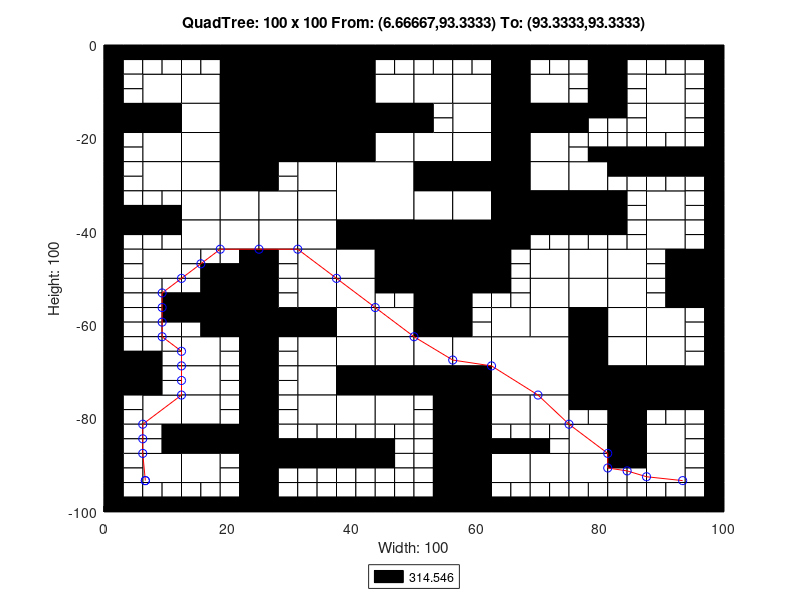

This chart was generated by the following MATLAB code:
axis([0 100 -100 0]);
title('QuadTree: 100 x 100 From: (6.66667,93.3333) To: (93.3333,93.3333)');
xlabel('Width: 100');
ylabel('Height: 100');
rectangle('Position',[25 -12.5 12.5 12.5], 'FaceColor',[0 0 0]);
rectangle('Position',[25 -25 12.5 12.5], 'FaceColor',[0 0 0]);
rectangle('Position',[37.5 -37.5 12.5 12.5], 'FaceColor',[1 1 1]);
rectangle('Position',[50 -50 12.5 12.5], 'FaceColor',[0 0 0]);
rectangle('Position',[62.5 -75 12.5 12.5], 'FaceColor',[1 1 1]);
rectangle('Position',[6.25 -12.5 6.25 6.25], 'FaceColor',[1 1 1]);
rectangle('Position',[18.75 -6.25 6.25 6.25], 'FaceColor',[0 0 0]);
rectangle('Position',[12.5 -12.5 6.25 6.25], 'FaceColor',[1 1 1]);
rectangle('Position',[18.75 -12.5 6.25 6.25], 'FaceColor',[0 0 0]);
rectangle('Position',[0 -18.75 6.25 6.25], 'FaceColor',[0 0 0]);
rectangle('Position',[6.25 -18.75 6.25 6.25], 'FaceColor',[0 0 0]);
rectangle('Position',[6.25 -25 6.25 6.25], 'FaceColor',[1 1 1]);
rectangle('Position',[12.5 -18.75 6.25 6.25], 'FaceColor',[1 1 1]);
rectangle('Position',[18.75 -18.75 6.25 6.25], 'FaceColor',[0 0 0]);
rectangle('Position',[12.5 -25 6.25 6.25], 'FaceColor',[1 1 1]);
rectangle('Position',[18.75 -25 6.25 6.25], 'FaceColor',[0 0 0]);
rectangle('Position',[37.5 -6.25 6.25 6.25], 'FaceColor',[0 0 0]);
rectangle('Position',[37.5 -12.5 6.25 6.25], 'FaceColor',[0 0 0]);
rectangle('Position',[43.75 -12.5 6.25 6.25], 'FaceColor',[1 1 1]);
rectangle('Position',[37.5 -18.75 6.25 6.25], 'FaceColor',[0 0 0]);
rectangle('Position',[43.75 -18.75 6.25 6.25], 'FaceColor',[0 0 0]);
rectangle('Position',[37.5 -25 6.25 6.25], 'FaceColor',[0 0 0]);
rectangle('Position',[43.75 -25 6.25 6.25], 'FaceColor',[1 1 1]);
rectangle('Position',[6.25 -31.25 6.25 6.25], 'FaceColor',[1 1 1]);
rectangle('Position',[12.5 -31.25 6.25 6.25], 'FaceColor',[1 1 1]);
rectangle('Position',[18.75 -31.25 6.25 6.25], 'FaceColor',[0 0 0]);
rectangle('Position',[12.5 -37.5 6.25 6.25], 'FaceColor',[1 1 1]);
rectangle('Position',[18.75 -37.5 6.25 6.25], 'FaceColor',[1 1 1]);
rectangle('Position',[6.25 -50 6.25 6.25], 'FaceColor',[1 1 1]);
rectangle('Position',[12.5 -43.75 6.25 6.25], 'FaceColor',[1 1 1]);
rectangle('Position',[18.75 -43.75 6.25 6.25], 'FaceColor',[1 1 1]);
rectangle('Position',[31.25 -31.25 6.25 6.25], 'FaceColor',[1 1 1]);
rectangle('Position',[25 -37.5 6.25 6.25], 'FaceColor',[1 1 1]);
rectangle('Position',[31.25 -37.5 6.25 6.25], 'FaceColor',[1 1 1]);
rectangle('Position',[25 -43.75 6.25 6.25], 'FaceColor',[1 1 1]);
rectangle('Position',[31.25 -43.75 6.25 6.25], 'FaceColor',[1 1 1]);
rectangle('Position',[31.25 -50 6.25 6.25], 'FaceColor',[1 1 1]);
rectangle('Position',[37.5 -43.75 6.25 6.25], 'FaceColor',[0 0 0]);
rectangle('Position',[43.75 -43.75 6.25 6.25], 'FaceColor',[0 0 0]);
rectangle('Position',[37.5 -50 6.25 6.25], 'FaceColor',[1 1 1]);
rectangle('Position',[43.75 -50 6.25 6.25], 'FaceColor',[0 0 0]);
rectangle('Position',[50 -12.5 6.25 6.25], 'FaceColor',[1 1 1]);
rectangle('Position',[56.25 -12.5 6.25 6.25], 'FaceColor',[1 1 1]);
rectangle('Position',[62.5 -6.25 6.25 6.25], 'FaceColor',[0 0 0]);
rectangle('Position',[62.5 -12.5 6.25 6.25], 'FaceColor',[0 0 0]);
rectangle('Position',[68.75 -12.5 6.25 6.25], 'FaceColor',[1 1 1]);
rectangle('Position',[56.25 -18.75 6.25 6.25], 'FaceColor',[1 1 1]);
rectangle('Position',[50 -25 6.25 6.25], 'FaceColor',[1 1 1]);
rectangle('Position',[56.25 -25 6.25 6.25], 'FaceColor',[1 1 1]);
rectangle('Position',[62.5 -18.75 6.25 6.25], 'FaceColor',[0 0 0]);
rectangle('Position',[68.75 -18.75 6.25 6.25], 'FaceColor',[0 0 0]);
rectangle('Position',[62.5 -25 6.25 6.25], 'FaceColor',[0 0 0]);
rectangle('Position',[68.75 -25 6.25 6.25], 'FaceColor',[1 1 1]);
rectangle('Position',[87.5 -12.5 6.25 6.25], 'FaceColor',[1 1 1]);
rectangle('Position',[87.5 -18.75 6.25 6.25], 'FaceColor',[1 1 1]);
rectangle('Position',[50 -31.25 6.25 6.25], 'FaceColor',[0 0 0]);
rectangle('Position',[56.25 -31.25 6.25 6.25], 'FaceColor',[0 0 0]);
rectangle('Position',[50 -37.5 6.25 6.25], 'FaceColor',[1 1 1]);
rectangle('Position',[56.25 -37.5 6.25 6.25], 'FaceColor',[1 1 1]);
rectangle('Position',[62.5 -31.25 6.25 6.25], 'FaceColor',[0 0 0]);
rectangle('Position',[68.75 -31.25 6.25 6.25], 'FaceColor',[1 1 1]);
rectangle('Position',[62.5 -37.5 6.25 6.25], 'FaceColor',[0 0 0]);
rectangle('Position',[68.75 -37.5 6.25 6.25], 'FaceColor',[0 0 0]);
rectangle('Position',[62.5 -43.75 6.25 6.25], 'FaceColor',[0 0 0]);
rectangle('Position',[68.75 -50 6.25 6.25], 'FaceColor',[1 1 1]);
rectangle('Position',[75 -31.25 6.25 6.25], 'FaceColor',[1 1 1]);
rectangle('Position',[75 -37.5 6.25 6.25], 'FaceColor',[0 0 0]);
rectangle('Position',[87.5 -37.5 6.25 6.25], 'FaceColor',[1 1 1]);
rectangle('Position',[75 -50 6.25 6.25], 'FaceColor',[1 1 1]);
rectangle('Position',[81.25 -50 6.25 6.25], 'FaceColor',[1 1 1]);
rectangle('Position',[87.5 -43.75 6.25 6.25], 'FaceColor',[1 1 1]);
rectangle('Position',[93.75 -50 6.25 6.25], 'FaceColor',[0 0 0]);
rectangle('Position',[18.75 -56.25 6.25 6.25], 'FaceColor',[0 0 0]);
rectangle('Position',[18.75 -62.5 6.25 6.25], 'FaceColor',[0 0 0]);
rectangle('Position',[0 -75 6.25 6.25], 'FaceColor',[0 0 0]);
rectangle('Position',[12.5 -68.75 6.25 6.25], 'FaceColor',[1 1 1]);
rectangle('Position',[12.5 -75 6.25 6.25], 'FaceColor',[1 1 1]);
rectangle('Position',[31.25 -56.25 6.25 6.25], 'FaceColor',[1 1 1]);
rectangle('Position',[25 -62.5 6.25 6.25], 'FaceColor',[0 0 0]);
rectangle('Position',[31.25 -62.5 6.25 6.25], 'FaceColor',[0 0 0]);
rectangle('Position',[37.5 -56.25 6.25 6.25], 'FaceColor',[1 1 1]);
rectangle('Position',[37.5 -62.5 6.25 6.25], 'FaceColor',[1 1 1]);
rectangle('Position',[43.75 -62.5 6.25 6.25], 'FaceColor',[1 1 1]);
rectangle('Position',[31.25 -68.75 6.25 6.25], 'FaceColor',[1 1 1]);
rectangle('Position',[31.25 -75 6.25 6.25], 'FaceColor',[1 1 1]);
rectangle('Position',[37.5 -68.75 6.25 6.25], 'FaceColor',[1 1 1]);
rectangle('Position',[43.75 -68.75 6.25 6.25], 'FaceColor',[1 1 1]);
rectangle('Position',[37.5 -75 6.25 6.25], 'FaceColor',[0 0 0]);
rectangle('Position',[43.75 -75 6.25 6.25], 'FaceColor',[0 0 0]);
rectangle('Position',[6.25 -81.25 6.25 6.25], 'FaceColor',[1 1 1]);
rectangle('Position',[12.5 -81.25 6.25 6.25], 'FaceColor',[1 1 1]);
rectangle('Position',[12.5 -87.5 6.25 6.25], 'FaceColor',[0 0 0]);
rectangle('Position',[18.75 -87.5 6.25 6.25], 'FaceColor',[0 0 0]);
rectangle('Position',[6.25 -93.75 6.25 6.25], 'FaceColor',[1 1 1]);
rectangle('Position',[12.5 -93.75 6.25 6.25], 'FaceColor',[1 1 1]);
rectangle('Position',[31.25 -81.25 6.25 6.25], 'FaceColor',[1 1 1]);
rectangle('Position',[37.5 -81.25 6.25 6.25], 'FaceColor',[1 1 1]);
rectangle('Position',[43.75 -81.25 6.25 6.25], 'FaceColor',[1 1 1]);
rectangle('Position',[50 -56.25 6.25 6.25], 'FaceColor',[0 0 0]);
rectangle('Position',[50 -62.5 6.25 6.25], 'FaceColor',[0 0 0]);
rectangle('Position',[68.75 -56.25 6.25 6.25], 'FaceColor',[1 1 1]);
rectangle('Position',[62.5 -62.5 6.25 6.25], 'FaceColor',[1 1 1]);
rectangle('Position',[68.75 -62.5 6.25 6.25], 'FaceColor',[1 1 1]);
rectangle('Position',[50 -68.75 6.25 6.25], 'FaceColor',[1 1 1]);
rectangle('Position',[56.25 -68.75 6.25 6.25], 'FaceColor',[1 1 1]);
rectangle('Position',[50 -75 6.25 6.25], 'FaceColor',[0 0 0]);
rectangle('Position',[56.25 -75 6.25 6.25], 'FaceColor',[0 0 0]);
rectangle('Position',[75 -56.25 6.25 6.25], 'FaceColor',[1 1 1]);
rectangle('Position',[81.25 -56.25 6.25 6.25], 'FaceColor',[1 1 1]);
rectangle('Position',[75 -62.5 6.25 6.25], 'FaceColor',[0 0 0]);
rectangle('Position',[81.25 -62.5 6.25 6.25], 'FaceColor',[1 1 1]);
rectangle('Position',[93.75 -56.25 6.25 6.25], 'FaceColor',[0 0 0]);
rectangle('Position',[87.5 -62.5 6.25 6.25], 'FaceColor',[1 1 1]);
rectangle('Position',[75 -68.75 6.25 6.25], 'FaceColor',[0 0 0]);
rectangle('Position',[81.25 -68.75 6.25 6.25], 'FaceColor',[1 1 1]);
rectangle('Position',[75 -75 6.25 6.25], 'FaceColor',[0 0 0]);
rectangle('Position',[81.25 -75 6.25 6.25], 'FaceColor',[0 0 0]);
rectangle('Position',[87.5 -68.75 6.25 6.25], 'FaceColor',[1 1 1]);
rectangle('Position',[87.5 -75 6.25 6.25], 'FaceColor',[0 0 0]);
rectangle('Position',[93.75 -75 6.25 6.25], 'FaceColor',[0 0 0]);
rectangle('Position',[56.25 -81.25 6.25 6.25], 'FaceColor',[0 0 0]);
rectangle('Position',[56.25 -87.5 6.25 6.25], 'FaceColor',[0 0 0]);
rectangle('Position',[62.5 -81.25 6.25 6.25], 'FaceColor',[1 1 1]);
rectangle('Position',[68.75 -81.25 6.25 6.25], 'FaceColor',[1 1 1]);
rectangle('Position',[56.25 -93.75 6.25 6.25], 'FaceColor',[0 0 0]);
rectangle('Position',[56.25 -100 6.25 6.25], 'FaceColor',[0 0 0]);
rectangle('Position',[62.5 -93.75 6.25 6.25], 'FaceColor',[1 1 1]);
rectangle('Position',[68.75 -93.75 6.25 6.25], 'FaceColor',[1 1 1]);
rectangle('Position',[81.25 -81.25 6.25 6.25], 'FaceColor',[0 0 0]);
rectangle('Position',[75 -87.5 6.25 6.25], 'FaceColor',[1 1 1]);
rectangle('Position',[81.25 -87.5 6.25 6.25], 'FaceColor',[0 0 0]);
rectangle('Position',[87.5 -87.5 6.25 6.25], 'FaceColor',[1 1 1]);
rectangle('Position',[75 -93.75 6.25 6.25], 'FaceColor',[1 1 1]);
rectangle('Position',[87.5 -93.75 6.25 6.25], 'FaceColor',[1 1 1]);
rectangle('Position',[0 -3.125 3.125 3.125], 'FaceColor',[0 0 0]);
rectangle('Position',[3.125 -3.125 3.125 3.125], 'FaceColor',[0 0 0]);
rectangle('Position',[0 -6.25 3.125 3.125], 'FaceColor',[0 0 0]);
rectangle('Position',[3.125 -6.25 3.125 3.125], 'FaceColor',[1 1 1]);
rectangle('Position',[6.25 -3.125 3.125 3.125], 'FaceColor',[0 0 0]);
rectangle('Position',[9.375 -3.125 3.125 3.125], 'FaceColor',[0 0 0]);
rectangle('Position',[6.25 -6.25 3.125 3.125], 'FaceColor',[1 1 1]);
rectangle('Position',[9.375 -6.25 3.125 3.125], 'FaceColor',[1 1 1]);
rectangle('Position',[0 -9.375 3.125 3.125], 'FaceColor',[0 0 0]);
rectangle('Position',[3.125 -9.375 3.125 3.125], 'FaceColor',[1 1 1]);
rectangle('Position',[0 -12.5 3.125 3.125], 'FaceColor',[0 0 0]);
rectangle('Position',[3.125 -12.5 3.125 3.125], 'FaceColor',[1 1 1]);
rectangle('Position',[12.5 -3.125 3.125 3.125], 'FaceColor',[0 0 0]);
rectangle('Position',[15.625 -3.125 3.125 3.125], 'FaceColor',[0 0 0]);
rectangle('Position',[12.5 -6.25 3.125 3.125], 'FaceColor',[1 1 1]);
rectangle('Position',[15.625 -6.25 3.125 3.125], 'FaceColor',[1 1 1]);
rectangle('Position',[0 -21.875 3.125 3.125], 'FaceColor',[0 0 0]);
rectangle('Position',[3.125 -21.875 3.125 3.125], 'FaceColor',[1 1 1]);
rectangle('Position',[0 -25 3.125 3.125], 'FaceColor',[0 0 0]);
rectangle('Position',[3.125 -25 3.125 3.125], 'FaceColor',[1 1 1]);
rectangle('Position',[43.75 -3.125 3.125 3.125], 'FaceColor',[0 0 0]);
rectangle('Position',[46.875 -3.125 3.125 3.125], 'FaceColor',[0 0 0]);
rectangle('Position',[43.75 -6.25 3.125 3.125], 'FaceColor',[1 1 1]);
rectangle('Position',[46.875 -6.25 3.125 3.125], 'FaceColor',[1 1 1]);
rectangle('Position',[0 -28.125 3.125 3.125], 'FaceColor',[0 0 0]);
rectangle('Position',[3.125 -28.125 3.125 3.125], 'FaceColor',[1 1 1]);
rectangle('Position',[0 -31.25 3.125 3.125], 'FaceColor',[0 0 0]);
rectangle('Position',[3.125 -31.25 3.125 3.125], 'FaceColor',[1 1 1]);
rectangle('Position',[0 -34.375 3.125 3.125], 'FaceColor',[0 0 0]);
rectangle('Position',[3.125 -34.375 3.125 3.125], 'FaceColor',[1 1 1]);
rectangle('Position',[0 -37.5 3.125 3.125], 'FaceColor',[0 0 0]);
rectangle('Position',[3.125 -37.5 3.125 3.125], 'FaceColor',[0 0 0]);
rectangle('Position',[6.25 -34.375 3.125 3.125], 'FaceColor',[1 1 1]);
rectangle('Position',[9.375 -34.375 3.125 3.125], 'FaceColor',[1 1 1]);
rectangle('Position',[6.25 -37.5 3.125 3.125], 'FaceColor',[0 0 0]);
rectangle('Position',[9.375 -37.5 3.125 3.125], 'FaceColor',[0 0 0]);
rectangle('Position',[0 -40.625 3.125 3.125], 'FaceColor',[0 0 0]);
rectangle('Position',[3.125 -40.625 3.125 3.125], 'FaceColor',[0 0 0]);
rectangle('Position',[0 -43.75 3.125 3.125], 'FaceColor',[0 0 0]);
rectangle('Position',[3.125 -43.75 3.125 3.125], 'FaceColor',[1 1 1]);
rectangle('Position',[6.25 -40.625 3.125 3.125], 'FaceColor',[0 0 0]);
rectangle('Position',[9.375 -40.625 3.125 3.125], 'FaceColor',[0 0 0]);
rectangle('Position',[6.25 -43.75 3.125 3.125], 'FaceColor',[1 1 1]);
rectangle('Position',[9.375 -43.75 3.125 3.125], 'FaceColor',[1 1 1]);
rectangle('Position',[0 -46.875 3.125 3.125], 'FaceColor',[0 0 0]);
rectangle('Position',[3.125 -46.875 3.125 3.125], 'FaceColor',[1 1 1]);
rectangle('Position',[0 -50 3.125 3.125], 'FaceColor',[0 0 0]);
rectangle('Position',[3.125 -50 3.125 3.125], 'FaceColor',[1 1 1]);
rectangle('Position',[12.5 -46.875 3.125 3.125], 'FaceColor',[1 1 1]);
rectangle('Position',[15.625 -46.875 3.125 3.125], 'FaceColor',[1 1 1]);
rectangle('Position',[12.5 -50 3.125 3.125], 'FaceColor',[1 1 1]);
rectangle('Position',[15.625 -50 3.125 3.125], 'FaceColor',[0 0 0]);
rectangle('Position',[18.75 -46.875 3.125 3.125], 'FaceColor',[1 1 1]);
rectangle('Position',[21.875 -46.875 3.125 3.125], 'FaceColor',[0 0 0]);
rectangle('Position',[18.75 -50 3.125 3.125], 'FaceColor',[0 0 0]);
rectangle('Position',[21.875 -50 3.125 3.125], 'FaceColor',[0 0 0]);
rectangle('Position',[25 -28.125 3.125 3.125], 'FaceColor',[0 0 0]);
rectangle('Position',[28.125 -28.125 3.125 3.125], 'FaceColor',[1 1 1]);
rectangle('Position',[25 -31.25 3.125 3.125], 'FaceColor',[0 0 0]);
rectangle('Position',[28.125 -31.25 3.125 3.125], 'FaceColor',[1 1 1]);
rectangle('Position',[25 -46.875 3.125 3.125], 'FaceColor',[0 0 0]);
rectangle('Position',[28.125 -46.875 3.125 3.125], 'FaceColor',[1 1 1]);
rectangle('Position',[25 -50 3.125 3.125], 'FaceColor',[0 0 0]);
rectangle('Position',[28.125 -50 3.125 3.125], 'FaceColor',[1 1 1]);
rectangle('Position',[50 -3.125 3.125 3.125], 'FaceColor',[0 0 0]);
rectangle('Position',[53.125 -3.125 3.125 3.125], 'FaceColor',[0 0 0]);
rectangle('Position',[50 -6.25 3.125 3.125], 'FaceColor',[1 1 1]);
rectangle('Position',[53.125 -6.25 3.125 3.125], 'FaceColor',[1 1 1]);
rectangle('Position',[56.25 -3.125 3.125 3.125], 'FaceColor',[0 0 0]);
rectangle('Position',[59.375 -3.125 3.125 3.125], 'FaceColor',[0 0 0]);
rectangle('Position',[56.25 -6.25 3.125 3.125], 'FaceColor',[1 1 1]);
rectangle('Position',[59.375 -6.25 3.125 3.125], 'FaceColor',[1 1 1]);
rectangle('Position',[68.75 -3.125 3.125 3.125], 'FaceColor',[0 0 0]);
rectangle('Position',[71.875 -3.125 3.125 3.125], 'FaceColor',[0 0 0]);
rectangle('Position',[68.75 -6.25 3.125 3.125], 'FaceColor',[1 1 1]);
rectangle('Position',[71.875 -6.25 3.125 3.125], 'FaceColor',[1 1 1]);
rectangle('Position',[50 -15.625 3.125 3.125], 'FaceColor',[0 0 0]);
rectangle('Position',[53.125 -15.625 3.125 3.125], 'FaceColor',[1 1 1]);
rectangle('Position',[50 -18.75 3.125 3.125], 'FaceColor',[0 0 0]);
rectangle('Position',[53.125 -18.75 3.125 3.125], 'FaceColor',[1 1 1]);
rectangle('Position',[75 -3.125 3.125 3.125], 'FaceColor',[0 0 0]);
rectangle('Position',[78.125 -3.125 3.125 3.125], 'FaceColor',[0 0 0]);
rectangle('Position',[75 -6.25 3.125 3.125], 'FaceColor',[1 1 1]);
rectangle('Position',[78.125 -6.25 3.125 3.125], 'FaceColor',[0 0 0]);
rectangle('Position',[81.25 -3.125 3.125 3.125], 'FaceColor',[0 0 0]);
rectangle('Position',[84.375 -3.125 3.125 3.125], 'FaceColor',[0 0 0]);
rectangle('Position',[81.25 -6.25 3.125 3.125], 'FaceColor',[0 0 0]);
rectangle('Position',[84.375 -6.25 3.125 3.125], 'FaceColor',[1 1 1]);
rectangle('Position',[75 -9.375 3.125 3.125], 'FaceColor',[1 1 1]);
rectangle('Position',[78.125 -9.375 3.125 3.125], 'FaceColor',[0 0 0]);
rectangle('Position',[75 -12.5 3.125 3.125], 'FaceColor',[1 1 1]);
rectangle('Position',[78.125 -12.5 3.125 3.125], 'FaceColor',[0 0 0]);
rectangle('Position',[81.25 -9.375 3.125 3.125], 'FaceColor',[0 0 0]);
rectangle('Position',[84.375 -9.375 3.125 3.125], 'FaceColor',[1 1 1]);
rectangle('Position',[81.25 -12.5 3.125 3.125], 'FaceColor',[0 0 0]);
rectangle('Position',[84.375 -12.5 3.125 3.125], 'FaceColor',[1 1 1]);
rectangle('Position',[87.5 -3.125 3.125 3.125], 'FaceColor',[0 0 0]);
rectangle('Position',[90.625 -3.125 3.125 3.125], 'FaceColor',[0 0 0]);
rectangle('Position',[87.5 -6.25 3.125 3.125], 'FaceColor',[1 1 1]);
rectangle('Position',[90.625 -6.25 3.125 3.125], 'FaceColor',[1 1 1]);
rectangle('Position',[93.75 -3.125 3.125 3.125], 'FaceColor',[0 0 0]);
rectangle('Position',[96.875 -3.125 3.125 3.125], 'FaceColor',[0 0 0]);
rectangle('Position',[93.75 -6.25 3.125 3.125], 'FaceColor',[1 1 1]);
rectangle('Position',[96.875 -6.25 3.125 3.125], 'FaceColor',[0 0 0]);
rectangle('Position',[93.75 -9.375 3.125 3.125], 'FaceColor',[1 1 1]);
rectangle('Position',[96.875 -9.375 3.125 3.125], 'FaceColor',[0 0 0]);
rectangle('Position',[93.75 -12.5 3.125 3.125], 'FaceColor',[1 1 1]);
rectangle('Position',[96.875 -12.5 3.125 3.125], 'FaceColor',[0 0 0]);
rectangle('Position',[75 -15.625 3.125 3.125], 'FaceColor',[0 0 0]);
rectangle('Position',[78.125 -15.625 3.125 3.125], 'FaceColor',[0 0 0]);
rectangle('Position',[75 -18.75 3.125 3.125], 'FaceColor',[0 0 0]);
rectangle('Position',[78.125 -18.75 3.125 3.125], 'FaceColor',[1 1 1]);
rectangle('Position',[81.25 -15.625 3.125 3.125], 'FaceColor',[0 0 0]);
rectangle('Position',[84.375 -15.625 3.125 3.125], 'FaceColor',[1 1 1]);
rectangle('Position',[81.25 -18.75 3.125 3.125], 'FaceColor',[1 1 1]);
rectangle('Position',[84.375 -18.75 3.125 3.125], 'FaceColor',[1 1 1]);
rectangle('Position',[75 -21.875 3.125 3.125], 'FaceColor',[1 1 1]);
rectangle('Position',[78.125 -21.875 3.125 3.125], 'FaceColor',[1 1 1]);
rectangle('Position',[75 -25 3.125 3.125], 'FaceColor',[1 1 1]);
rectangle('Position',[78.125 -25 3.125 3.125], 'FaceColor',[0 0 0]);
rectangle('Position',[81.25 -21.875 3.125 3.125], 'FaceColor',[1 1 1]);
rectangle('Position',[84.375 -21.875 3.125 3.125], 'FaceColor',[1 1 1]);
rectangle('Position',[81.25 -25 3.125 3.125], 'FaceColor',[0 0 0]);
rectangle('Position',[84.375 -25 3.125 3.125], 'FaceColor',[0 0 0]);
rectangle('Position',[93.75 -15.625 3.125 3.125], 'FaceColor',[1 1 1]);
rectangle('Position',[96.875 -15.625 3.125 3.125], 'FaceColor',[0 0 0]);
rectangle('Position',[93.75 -18.75 3.125 3.125], 'FaceColor',[1 1 1]);
rectangle('Position',[96.875 -18.75 3.125 3.125], 'FaceColor',[0 0 0]);
rectangle('Position',[87.5 -21.875 3.125 3.125], 'FaceColor',[1 1 1]);
rectangle('Position',[90.625 -21.875 3.125 3.125], 'FaceColor',[1 1 1]);
rectangle('Position',[87.5 -25 3.125 3.125], 'FaceColor',[0 0 0]);
rectangle('Position',[90.625 -25 3.125 3.125], 'FaceColor',[0 0 0]);
rectangle('Position',[93.75 -21.875 3.125 3.125], 'FaceColor',[1 1 1]);
rectangle('Position',[96.875 -21.875 3.125 3.125], 'FaceColor',[0 0 0]);
rectangle('Position',[93.75 -25 3.125 3.125], 'FaceColor',[0 0 0]);
rectangle('Position',[96.875 -25 3.125 3.125], 'FaceColor',[0 0 0]);
rectangle('Position',[68.75 -40.625 3.125 3.125], 'FaceColor',[0 0 0]);
rectangle('Position',[71.875 -40.625 3.125 3.125], 'FaceColor',[0 0 0]);
rectangle('Position',[68.75 -43.75 3.125 3.125], 'FaceColor',[1 1 1]);
rectangle('Position',[71.875 -43.75 3.125 3.125], 'FaceColor',[1 1 1]);
rectangle('Position',[62.5 -46.875 3.125 3.125], 'FaceColor',[0 0 0]);
rectangle('Position',[65.625 -46.875 3.125 3.125], 'FaceColor',[1 1 1]);
rectangle('Position',[62.5 -50 3.125 3.125], 'FaceColor',[0 0 0]);
rectangle('Position',[65.625 -50 3.125 3.125], 'FaceColor',[1 1 1]);
rectangle('Position',[81.25 -28.125 3.125 3.125], 'FaceColor',[0 0 0]);
rectangle('Position',[84.375 -28.125 3.125 3.125], 'FaceColor',[0 0 0]);
rectangle('Position',[81.25 -31.25 3.125 3.125], 'FaceColor',[1 1 1]);
rectangle('Position',[84.375 -31.25 3.125 3.125], 'FaceColor',[1 1 1]);
rectangle('Position',[81.25 -34.375 3.125 3.125], 'FaceColor',[0 0 0]);
rectangle('Position',[84.375 -34.375 3.125 3.125], 'FaceColor',[1 1 1]);
rectangle('Position',[81.25 -37.5 3.125 3.125], 'FaceColor',[0 0 0]);
rectangle('Position',[84.375 -37.5 3.125 3.125], 'FaceColor',[1 1 1]);
rectangle('Position',[87.5 -28.125 3.125 3.125], 'FaceColor',[0 0 0]);
rectangle('Position',[90.625 -28.125 3.125 3.125], 'FaceColor',[0 0 0]);
rectangle('Position',[87.5 -31.25 3.125 3.125], 'FaceColor',[1 1 1]);
rectangle('Position',[90.625 -31.25 3.125 3.125], 'FaceColor',[1 1 1]);
rectangle('Position',[93.75 -28.125 3.125 3.125], 'FaceColor',[0 0 0]);
rectangle('Position',[96.875 -28.125 3.125 3.125], 'FaceColor',[0 0 0]);
rectangle('Position',[93.75 -31.25 3.125 3.125], 'FaceColor',[1 1 1]);
rectangle('Position',[96.875 -31.25 3.125 3.125], 'FaceColor',[0 0 0]);
rectangle('Position',[93.75 -34.375 3.125 3.125], 'FaceColor',[1 1 1]);
rectangle('Position',[96.875 -34.375 3.125 3.125], 'FaceColor',[0 0 0]);
rectangle('Position',[93.75 -37.5 3.125 3.125], 'FaceColor',[1 1 1]);
rectangle('Position',[96.875 -37.5 3.125 3.125], 'FaceColor',[0 0 0]);
rectangle('Position',[75 -40.625 3.125 3.125], 'FaceColor',[0 0 0]);
rectangle('Position',[78.125 -40.625 3.125 3.125], 'FaceColor',[0 0 0]);
rectangle('Position',[75 -43.75 3.125 3.125], 'FaceColor',[1 1 1]);
rectangle('Position',[78.125 -43.75 3.125 3.125], 'FaceColor',[1 1 1]);
rectangle('Position',[81.25 -40.625 3.125 3.125], 'FaceColor',[0 0 0]);
rectangle('Position',[84.375 -40.625 3.125 3.125], 'FaceColor',[1 1 1]);
rectangle('Position',[81.25 -43.75 3.125 3.125], 'FaceColor',[1 1 1]);
rectangle('Position',[84.375 -43.75 3.125 3.125], 'FaceColor',[1 1 1]);
rectangle('Position',[93.75 -40.625 3.125 3.125], 'FaceColor',[1 1 1]);
rectangle('Position',[96.875 -40.625 3.125 3.125], 'FaceColor',[0 0 0]);
rectangle('Position',[93.75 -43.75 3.125 3.125], 'FaceColor',[1 1 1]);
rectangle('Position',[96.875 -43.75 3.125 3.125], 'FaceColor',[0 0 0]);
rectangle('Position',[87.5 -46.875 3.125 3.125], 'FaceColor',[1 1 1]);
rectangle('Position',[90.625 -46.875 3.125 3.125], 'FaceColor',[0 0 0]);
rectangle('Position',[87.5 -50 3.125 3.125], 'FaceColor',[1 1 1]);
rectangle('Position',[90.625 -50 3.125 3.125], 'FaceColor',[0 0 0]);
rectangle('Position',[0 -53.125 3.125 3.125], 'FaceColor',[0 0 0]);
rectangle('Position',[3.125 -53.125 3.125 3.125], 'FaceColor',[1 1 1]);
rectangle('Position',[0 -56.25 3.125 3.125], 'FaceColor',[0 0 0]);
rectangle('Position',[3.125 -56.25 3.125 3.125], 'FaceColor',[1 1 1]);
rectangle('Position',[6.25 -53.125 3.125 3.125], 'FaceColor',[1 1 1]);
rectangle('Position',[9.375 -53.125 3.125 3.125], 'FaceColor',[1 1 1]);
rectangle('Position',[6.25 -56.25 3.125 3.125], 'FaceColor',[1 1 1]);
rectangle('Position',[9.375 -56.25 3.125 3.125], 'FaceColor',[0 0 0]);
rectangle('Position',[0 -59.375 3.125 3.125], 'FaceColor',[0 0 0]);
rectangle('Position',[3.125 -59.375 3.125 3.125], 'FaceColor',[1 1 1]);
rectangle('Position',[0 -62.5 3.125 3.125], 'FaceColor',[0 0 0]);
rectangle('Position',[3.125 -62.5 3.125 3.125], 'FaceColor',[1 1 1]);
rectangle('Position',[6.25 -59.375 3.125 3.125], 'FaceColor',[1 1 1]);
rectangle('Position',[9.375 -59.375 3.125 3.125], 'FaceColor',[0 0 0]);
rectangle('Position',[6.25 -62.5 3.125 3.125], 'FaceColor',[1 1 1]);
rectangle('Position',[9.375 -62.5 3.125 3.125], 'FaceColor',[1 1 1]);
rectangle('Position',[12.5 -53.125 3.125 3.125], 'FaceColor',[1 1 1]);
rectangle('Position',[15.625 -53.125 3.125 3.125], 'FaceColor',[0 0 0]);
rectangle('Position',[12.5 -56.25 3.125 3.125], 'FaceColor',[0 0 0]);
rectangle('Position',[15.625 -56.25 3.125 3.125], 'FaceColor',[0 0 0]);
rectangle('Position',[12.5 -59.375 3.125 3.125], 'FaceColor',[0 0 0]);
rectangle('Position',[15.625 -59.375 3.125 3.125], 'FaceColor',[0 0 0]);
rectangle('Position',[12.5 -62.5 3.125 3.125], 'FaceColor',[1 1 1]);
rectangle('Position',[15.625 -62.5 3.125 3.125], 'FaceColor',[0 0 0]);
rectangle('Position',[0 -65.625 3.125 3.125], 'FaceColor',[0 0 0]);
rectangle('Position',[3.125 -65.625 3.125 3.125], 'FaceColor',[1 1 1]);
rectangle('Position',[0 -68.75 3.125 3.125], 'FaceColor',[0 0 0]);
rectangle('Position',[3.125 -68.75 3.125 3.125], 'FaceColor',[0 0 0]);
rectangle('Position',[6.25 -65.625 3.125 3.125], 'FaceColor',[1 1 1]);
rectangle('Position',[9.375 -65.625 3.125 3.125], 'FaceColor',[1 1 1]);
rectangle('Position',[6.25 -68.75 3.125 3.125], 'FaceColor',[0 0 0]);
rectangle('Position',[9.375 -68.75 3.125 3.125], 'FaceColor',[1 1 1]);
rectangle('Position',[6.25 -71.875 3.125 3.125], 'FaceColor',[0 0 0]);
rectangle('Position',[9.375 -71.875 3.125 3.125], 'FaceColor',[1 1 1]);
rectangle('Position',[6.25 -75 3.125 3.125], 'FaceColor',[0 0 0]);
rectangle('Position',[9.375 -75 3.125 3.125], 'FaceColor',[1 1 1]);
rectangle('Position',[18.75 -65.625 3.125 3.125], 'FaceColor',[1 1 1]);
rectangle('Position',[21.875 -65.625 3.125 3.125], 'FaceColor',[0 0 0]);
rectangle('Position',[18.75 -68.75 3.125 3.125], 'FaceColor',[1 1 1]);
rectangle('Position',[21.875 -68.75 3.125 3.125], 'FaceColor',[0 0 0]);
rectangle('Position',[18.75 -71.875 3.125 3.125], 'FaceColor',[1 1 1]);
rectangle('Position',[21.875 -71.875 3.125 3.125], 'FaceColor',[0 0 0]);
rectangle('Position',[18.75 -75 3.125 3.125], 'FaceColor',[1 1 1]);
rectangle('Position',[21.875 -75 3.125 3.125], 'FaceColor',[0 0 0]);
rectangle('Position',[25 -53.125 3.125 3.125], 'FaceColor',[0 0 0]);
rectangle('Position',[28.125 -53.125 3.125 3.125], 'FaceColor',[1 1 1]);
rectangle('Position',[25 -56.25 3.125 3.125], 'FaceColor',[0 0 0]);
rectangle('Position',[28.125 -56.25 3.125 3.125], 'FaceColor',[1 1 1]);
rectangle('Position',[43.75 -53.125 3.125 3.125], 'FaceColor',[0 0 0]);
rectangle('Position',[46.875 -53.125 3.125 3.125], 'FaceColor',[0 0 0]);
rectangle('Position',[43.75 -56.25 3.125 3.125], 'FaceColor',[1 1 1]);
rectangle('Position',[46.875 -56.25 3.125 3.125], 'FaceColor',[1 1 1]);
rectangle('Position',[25 -65.625 3.125 3.125], 'FaceColor',[0 0 0]);
rectangle('Position',[28.125 -65.625 3.125 3.125], 'FaceColor',[1 1 1]);
rectangle('Position',[25 -68.75 3.125 3.125], 'FaceColor',[0 0 0]);
rectangle('Position',[28.125 -68.75 3.125 3.125], 'FaceColor',[1 1 1]);
rectangle('Position',[25 -71.875 3.125 3.125], 'FaceColor',[0 0 0]);
rectangle('Position',[28.125 -71.875 3.125 3.125], 'FaceColor',[1 1 1]);
rectangle('Position',[25 -75 3.125 3.125], 'FaceColor',[0 0 0]);
rectangle('Position',[28.125 -75 3.125 3.125], 'FaceColor',[1 1 1]);
rectangle('Position',[0 -78.125 3.125 3.125], 'FaceColor',[0 0 0]);
rectangle('Position',[3.125 -78.125 3.125 3.125], 'FaceColor',[1 1 1]);
rectangle('Position',[0 -81.25 3.125 3.125], 'FaceColor',[0 0 0]);
rectangle('Position',[3.125 -81.25 3.125 3.125], 'FaceColor',[1 1 1]);
rectangle('Position',[0 -84.375 3.125 3.125], 'FaceColor',[0 0 0]);
rectangle('Position',[3.125 -84.375 3.125 3.125], 'FaceColor',[1 1 1]);
rectangle('Position',[0 -87.5 3.125 3.125], 'FaceColor',[0 0 0]);
rectangle('Position',[3.125 -87.5 3.125 3.125], 'FaceColor',[1 1 1]);
rectangle('Position',[6.25 -84.375 3.125 3.125], 'FaceColor',[1 1 1]);
rectangle('Position',[9.375 -84.375 3.125 3.125], 'FaceColor',[0 0 0]);
rectangle('Position',[6.25 -87.5 3.125 3.125], 'FaceColor',[1 1 1]);
rectangle('Position',[9.375 -87.5 3.125 3.125], 'FaceColor',[0 0 0]);
rectangle('Position',[18.75 -78.125 3.125 3.125], 'FaceColor',[1 1 1]);
rectangle('Position',[21.875 -78.125 3.125 3.125], 'FaceColor',[0 0 0]);
rectangle('Position',[18.75 -81.25 3.125 3.125], 'FaceColor',[1 1 1]);
rectangle('Position',[21.875 -81.25 3.125 3.125], 'FaceColor',[0 0 0]);
rectangle('Position',[0 -90.625 3.125 3.125], 'FaceColor',[0 0 0]);
rectangle('Position',[3.125 -90.625 3.125 3.125], 'FaceColor',[1 1 1]);
rectangle('Position',[0 -93.75 3.125 3.125], 'FaceColor',[0 0 0]);
rectangle('Position',[3.125 -93.75 3.125 3.125], 'FaceColor',[1 1 1]);
rectangle('Position',[0 -96.875 3.125 3.125], 'FaceColor',[0 0 0]);
rectangle('Position',[3.125 -96.875 3.125 3.125], 'FaceColor',[1 1 1]);
rectangle('Position',[0 -100 3.125 3.125], 'FaceColor',[0 0 0]);
rectangle('Position',[3.125 -100 3.125 3.125], 'FaceColor',[0 0 0]);
rectangle('Position',[6.25 -96.875 3.125 3.125], 'FaceColor',[1 1 1]);
rectangle('Position',[9.375 -96.875 3.125 3.125], 'FaceColor',[1 1 1]);
rectangle('Position',[6.25 -100 3.125 3.125], 'FaceColor',[0 0 0]);
rectangle('Position',[9.375 -100 3.125 3.125], 'FaceColor',[0 0 0]);
rectangle('Position',[18.75 -90.625 3.125 3.125], 'FaceColor',[1 1 1]);
rectangle('Position',[21.875 -90.625 3.125 3.125], 'FaceColor',[0 0 0]);
rectangle('Position',[18.75 -93.75 3.125 3.125], 'FaceColor',[1 1 1]);
rectangle('Position',[21.875 -93.75 3.125 3.125], 'FaceColor',[0 0 0]);
rectangle('Position',[12.5 -96.875 3.125 3.125], 'FaceColor',[1 1 1]);
rectangle('Position',[15.625 -96.875 3.125 3.125], 'FaceColor',[1 1 1]);
rectangle('Position',[12.5 -100 3.125 3.125], 'FaceColor',[0 0 0]);
rectangle('Position',[15.625 -100 3.125 3.125], 'FaceColor',[0 0 0]);
rectangle('Position',[18.75 -96.875 3.125 3.125], 'FaceColor',[1 1 1]);
rectangle('Position',[21.875 -96.875 3.125 3.125], 'FaceColor',[0 0 0]);
rectangle('Position',[18.75 -100 3.125 3.125], 'FaceColor',[0 0 0]);
rectangle('Position',[21.875 -100 3.125 3.125], 'FaceColor',[0 0 0]);
rectangle('Position',[25 -78.125 3.125 3.125], 'FaceColor',[0 0 0]);
rectangle('Position',[28.125 -78.125 3.125 3.125], 'FaceColor',[1 1 1]);
rectangle('Position',[25 -81.25 3.125 3.125], 'FaceColor',[0 0 0]);
rectangle('Position',[28.125 -81.25 3.125 3.125], 'FaceColor',[1 1 1]);
rectangle('Position',[25 -84.375 3.125 3.125], 'FaceColor',[0 0 0]);
rectangle('Position',[28.125 -84.375 3.125 3.125], 'FaceColor',[1 1 1]);
rectangle('Position',[25 -87.5 3.125 3.125], 'FaceColor',[0 0 0]);
rectangle('Position',[28.125 -87.5 3.125 3.125], 'FaceColor',[0 0 0]);
rectangle('Position',[31.25 -84.375 3.125 3.125], 'FaceColor',[1 1 1]);
rectangle('Position',[34.375 -84.375 3.125 3.125], 'FaceColor',[1 1 1]);
rectangle('Position',[31.25 -87.5 3.125 3.125], 'FaceColor',[0 0 0]);
rectangle('Position',[34.375 -87.5 3.125 3.125], 'FaceColor',[0 0 0]);
rectangle('Position',[37.5 -84.375 3.125 3.125], 'FaceColor',[1 1 1]);
rectangle('Position',[40.625 -84.375 3.125 3.125], 'FaceColor',[1 1 1]);
rectangle('Position',[37.5 -87.5 3.125 3.125], 'FaceColor',[0 0 0]);
rectangle('Position',[40.625 -87.5 3.125 3.125], 'FaceColor',[0 0 0]);
rectangle('Position',[43.75 -84.375 3.125 3.125], 'FaceColor',[1 1 1]);
rectangle('Position',[46.875 -84.375 3.125 3.125], 'FaceColor',[1 1 1]);
rectangle('Position',[43.75 -87.5 3.125 3.125], 'FaceColor',[0 0 0]);
rectangle('Position',[46.875 -87.5 3.125 3.125], 'FaceColor',[1 1 1]);
rectangle('Position',[25 -90.625 3.125 3.125], 'FaceColor',[0 0 0]);
rectangle('Position',[28.125 -90.625 3.125 3.125], 'FaceColor',[0 0 0]);
rectangle('Position',[25 -93.75 3.125 3.125], 'FaceColor',[0 0 0]);
rectangle('Position',[28.125 -93.75 3.125 3.125], 'FaceColor',[1 1 1]);
rectangle('Position',[31.25 -90.625 3.125 3.125], 'FaceColor',[0 0 0]);
rectangle('Position',[34.375 -90.625 3.125 3.125], 'FaceColor',[0 0 0]);
rectangle('Position',[31.25 -93.75 3.125 3.125], 'FaceColor',[1 1 1]);
rectangle('Position',[34.375 -93.75 3.125 3.125], 'FaceColor',[1 1 1]);
rectangle('Position',[25 -96.875 3.125 3.125], 'FaceColor',[0 0 0]);
rectangle('Position',[28.125 -96.875 3.125 3.125], 'FaceColor',[1 1 1]);
rectangle('Position',[25 -100 3.125 3.125], 'FaceColor',[0 0 0]);
rectangle('Position',[28.125 -100 3.125 3.125], 'FaceColor',[0 0 0]);
rectangle('Position',[31.25 -96.875 3.125 3.125], 'FaceColor',[1 1 1]);
rectangle('Position',[34.375 -96.875 3.125 3.125], 'FaceColor',[1 1 1]);
rectangle('Position',[31.25 -100 3.125 3.125], 'FaceColor',[0 0 0]);
rectangle('Position',[34.375 -100 3.125 3.125], 'FaceColor',[0 0 0]);
rectangle('Position',[37.5 -90.625 3.125 3.125], 'FaceColor',[0 0 0]);
rectangle('Position',[40.625 -90.625 3.125 3.125], 'FaceColor',[0 0 0]);
rectangle('Position',[37.5 -93.75 3.125 3.125], 'FaceColor',[1 1 1]);
rectangle('Position',[40.625 -93.75 3.125 3.125], 'FaceColor',[1 1 1]);
rectangle('Position',[43.75 -90.625 3.125 3.125], 'FaceColor',[0 0 0]);
rectangle('Position',[46.875 -90.625 3.125 3.125], 'FaceColor',[1 1 1]);
rectangle('Position',[43.75 -93.75 3.125 3.125], 'FaceColor',[1 1 1]);
rectangle('Position',[46.875 -93.75 3.125 3.125], 'FaceColor',[1 1 1]);
rectangle('Position',[37.5 -96.875 3.125 3.125], 'FaceColor',[1 1 1]);
rectangle('Position',[40.625 -96.875 3.125 3.125], 'FaceColor',[1 1 1]);
rectangle('Position',[37.5 -100 3.125 3.125], 'FaceColor',[0 0 0]);
rectangle('Position',[40.625 -100 3.125 3.125], 'FaceColor',[0 0 0]);
rectangle('Position',[43.75 -96.875 3.125 3.125], 'FaceColor',[1 1 1]);
rectangle('Position',[46.875 -96.875 3.125 3.125], 'FaceColor',[1 1 1]);
rectangle('Position',[43.75 -100 3.125 3.125], 'FaceColor',[0 0 0]);
rectangle('Position',[46.875 -100 3.125 3.125], 'FaceColor',[0 0 0]);
rectangle('Position',[56.25 -53.125 3.125 3.125], 'FaceColor',[0 0 0]);
rectangle('Position',[59.375 -53.125 3.125 3.125], 'FaceColor',[0 0 0]);
rectangle('Position',[56.25 -56.25 3.125 3.125], 'FaceColor',[0 0 0]);
rectangle('Position',[59.375 -56.25 3.125 3.125], 'FaceColor',[1 1 1]);
rectangle('Position',[56.25 -59.375 3.125 3.125], 'FaceColor',[0 0 0]);
rectangle('Position',[59.375 -59.375 3.125 3.125], 'FaceColor',[1 1 1]);
rectangle('Position',[56.25 -62.5 3.125 3.125], 'FaceColor',[0 0 0]);
rectangle('Position',[59.375 -62.5 3.125 3.125], 'FaceColor',[1 1 1]);
rectangle('Position',[62.5 -53.125 3.125 3.125], 'FaceColor',[0 0 0]);
rectangle('Position',[65.625 -53.125 3.125 3.125], 'FaceColor',[1 1 1]);
rectangle('Position',[62.5 -56.25 3.125 3.125], 'FaceColor',[1 1 1]);
rectangle('Position',[65.625 -56.25 3.125 3.125], 'FaceColor',[1 1 1]);
rectangle('Position',[87.5 -53.125 3.125 3.125], 'FaceColor',[1 1 1]);
rectangle('Position',[90.625 -53.125 3.125 3.125], 'FaceColor',[0 0 0]);
rectangle('Position',[87.5 -56.25 3.125 3.125], 'FaceColor',[1 1 1]);
rectangle('Position',[90.625 -56.25 3.125 3.125], 'FaceColor',[0 0 0]);
rectangle('Position',[93.75 -59.375 3.125 3.125], 'FaceColor',[1 1 1]);
rectangle('Position',[96.875 -59.375 3.125 3.125], 'FaceColor',[0 0 0]);
rectangle('Position',[93.75 -62.5 3.125 3.125], 'FaceColor',[1 1 1]);
rectangle('Position',[96.875 -62.5 3.125 3.125], 'FaceColor',[0 0 0]);
rectangle('Position',[93.75 -65.625 3.125 3.125], 'FaceColor',[1 1 1]);
rectangle('Position',[96.875 -65.625 3.125 3.125], 'FaceColor',[0 0 0]);
rectangle('Position',[93.75 -68.75 3.125 3.125], 'FaceColor',[1 1 1]);
rectangle('Position',[96.875 -68.75 3.125 3.125], 'FaceColor',[0 0 0]);
rectangle('Position',[50 -78.125 3.125 3.125], 'FaceColor',[1 1 1]);
rectangle('Position',[53.125 -78.125 3.125 3.125], 'FaceColor',[0 0 0]);
rectangle('Position',[50 -81.25 3.125 3.125], 'FaceColor',[1 1 1]);
rectangle('Position',[53.125 -81.25 3.125 3.125], 'FaceColor',[0 0 0]);
rectangle('Position',[50 -84.375 3.125 3.125], 'FaceColor',[1 1 1]);
rectangle('Position',[53.125 -84.375 3.125 3.125], 'FaceColor',[0 0 0]);
rectangle('Position',[50 -87.5 3.125 3.125], 'FaceColor',[1 1 1]);
rectangle('Position',[53.125 -87.5 3.125 3.125], 'FaceColor',[0 0 0]);
rectangle('Position',[62.5 -84.375 3.125 3.125], 'FaceColor',[1 1 1]);
rectangle('Position',[65.625 -84.375 3.125 3.125], 'FaceColor',[1 1 1]);
rectangle('Position',[62.5 -87.5 3.125 3.125], 'FaceColor',[0 0 0]);
rectangle('Position',[65.625 -87.5 3.125 3.125], 'FaceColor',[0 0 0]);
rectangle('Position',[68.75 -84.375 3.125 3.125], 'FaceColor',[1 1 1]);
rectangle('Position',[71.875 -84.375 3.125 3.125], 'FaceColor',[1 1 1]);
rectangle('Position',[68.75 -87.5 3.125 3.125], 'FaceColor',[0 0 0]);
rectangle('Position',[71.875 -87.5 3.125 3.125], 'FaceColor',[1 1 1]);
rectangle('Position',[50 -90.625 3.125 3.125], 'FaceColor',[1 1 1]);
rectangle('Position',[53.125 -90.625 3.125 3.125], 'FaceColor',[0 0 0]);
rectangle('Position',[50 -93.75 3.125 3.125], 'FaceColor',[1 1 1]);
rectangle('Position',[53.125 -93.75 3.125 3.125], 'FaceColor',[0 0 0]);
rectangle('Position',[50 -96.875 3.125 3.125], 'FaceColor',[1 1 1]);
rectangle('Position',[53.125 -96.875 3.125 3.125], 'FaceColor',[0 0 0]);
rectangle('Position',[50 -100 3.125 3.125], 'FaceColor',[0 0 0]);
rectangle('Position',[53.125 -100 3.125 3.125], 'FaceColor',[0 0 0]);
rectangle('Position',[62.5 -96.875 3.125 3.125], 'FaceColor',[1 1 1]);
rectangle('Position',[65.625 -96.875 3.125 3.125], 'FaceColor',[1 1 1]);
rectangle('Position',[62.5 -100 3.125 3.125], 'FaceColor',[0 0 0]);
rectangle('Position',[65.625 -100 3.125 3.125], 'FaceColor',[0 0 0]);
rectangle('Position',[68.75 -96.875 3.125 3.125], 'FaceColor',[1 1 1]);
rectangle('Position',[71.875 -96.875 3.125 3.125], 'FaceColor',[1 1 1]);
rectangle('Position',[68.75 -100 3.125 3.125], 'FaceColor',[0 0 0]);
rectangle('Position',[71.875 -100 3.125 3.125], 'FaceColor',[0 0 0]);
rectangle('Position',[75 -78.125 3.125 3.125], 'FaceColor',[0 0 0]);
rectangle('Position',[78.125 -78.125 3.125 3.125], 'FaceColor',[0 0 0]);
rectangle('Position',[75 -81.25 3.125 3.125], 'FaceColor',[1 1 1]);
rectangle('Position',[78.125 -81.25 3.125 3.125], 'FaceColor',[1 1 1]);
rectangle('Position',[87.5 -78.125 3.125 3.125], 'FaceColor',[0 0 0]);
rectangle('Position',[90.625 -78.125 3.125 3.125], 'FaceColor',[0 0 0]);
rectangle('Position',[87.5 -81.25 3.125 3.125], 'FaceColor',[1 1 1]);
rectangle('Position',[90.625 -81.25 3.125 3.125], 'FaceColor',[1 1 1]);
rectangle('Position',[93.75 -78.125 3.125 3.125], 'FaceColor',[0 0 0]);
rectangle('Position',[96.875 -78.125 3.125 3.125], 'FaceColor',[0 0 0]);
rectangle('Position',[93.75 -81.25 3.125 3.125], 'FaceColor',[1 1 1]);
rectangle('Position',[96.875 -81.25 3.125 3.125], 'FaceColor',[0 0 0]);
rectangle('Position',[93.75 -84.375 3.125 3.125], 'FaceColor',[1 1 1]);
rectangle('Position',[96.875 -84.375 3.125 3.125], 'FaceColor',[0 0 0]);
rectangle('Position',[93.75 -87.5 3.125 3.125], 'FaceColor',[1 1 1]);
rectangle('Position',[96.875 -87.5 3.125 3.125], 'FaceColor',[0 0 0]);
rectangle('Position',[81.25 -90.625 3.125 3.125], 'FaceColor',[0 0 0]);
rectangle('Position',[84.375 -90.625 3.125 3.125], 'FaceColor',[0 0 0]);
rectangle('Position',[81.25 -93.75 3.125 3.125], 'FaceColor',[1 1 1]);
rectangle('Position',[84.375 -93.75 3.125 3.125], 'FaceColor',[1 1 1]);
rectangle('Position',[75 -96.875 3.125 3.125], 'FaceColor',[1 1 1]);
rectangle('Position',[78.125 -96.875 3.125 3.125], 'FaceColor',[1 1 1]);
rectangle('Position',[75 -100 3.125 3.125], 'FaceColor',[0 0 0]);
rectangle('Position',[78.125 -100 3.125 3.125], 'FaceColor',[0 0 0]);
rectangle('Position',[81.25 -96.875 3.125 3.125], 'FaceColor',[1 1 1]);
rectangle('Position',[84.375 -96.875 3.125 3.125], 'FaceColor',[1 1 1]);
rectangle('Position',[81.25 -100 3.125 3.125], 'FaceColor',[0 0 0]);
rectangle('Position',[84.375 -100 3.125 3.125], 'FaceColor',[0 0 0]);
rectangle('Position',[93.75 -90.625 3.125 3.125], 'FaceColor',[1 1 1]);
rectangle('Position',[96.875 -90.625 3.125 3.125], 'FaceColor',[0 0 0]);
rectangle('Position',[93.75 -93.75 3.125 3.125], 'FaceColor',[1 1 1]);
rectangle('Position',[96.875 -93.75 3.125 3.125], 'FaceColor',[0 0 0]);
rectangle('Position',[87.5 -96.875 3.125 3.125], 'FaceColor',[1 1 1]);
rectangle('Position',[90.625 -96.875 3.125 3.125], 'FaceColor',[1 1 1]);
rectangle('Position',[87.5 -100 3.125 3.125], 'FaceColor',[0 0 0]);
rectangle('Position',[90.625 -100 3.125 3.125], 'FaceColor',[0 0 0]);
rectangle('Position',[93.75 -96.875 3.125 3.125], 'FaceColor',[1 1 1]);
rectangle('Position',[96.875 -96.875 3.125 3.125], 'FaceColor',[0 0 0]);
rectangle('Position',[93.75 -100 3.125 3.125], 'FaceColor',[0 0 0]);
rectangle('Position',[96.875 -100 3.125 3.125], 'FaceColor',[0 0 0]);
X=[93.3333,87.5,84.375,81.25,81.25,75,70,62.5,56.25,50,43.75,37.5,31.25,25,18.75,15.625,12.5,9.375,9.375,9.375,9.375,12.5,12.5,12.5,12.5,6.25,6.25,6.25,6.66667,6.66667];
Y=[-93.3333,-92.5,-91.25,-90.625,-87.5,-81.25,-75,-68.75,-67.5,-62.5,-56.25,-50,-43.75,-43.75,-43.75,-46.875,-50,-53.125,-56.25,-59.375,-62.5,-65.625,-68.75,-71.875,-75,-81.25,-84.375,-87.5,-93.3333,-93.3333];
hold on;
plot(X,Y,'r');
plot(X,Y,'bo');
legend('314.546','Location','southoutside');
